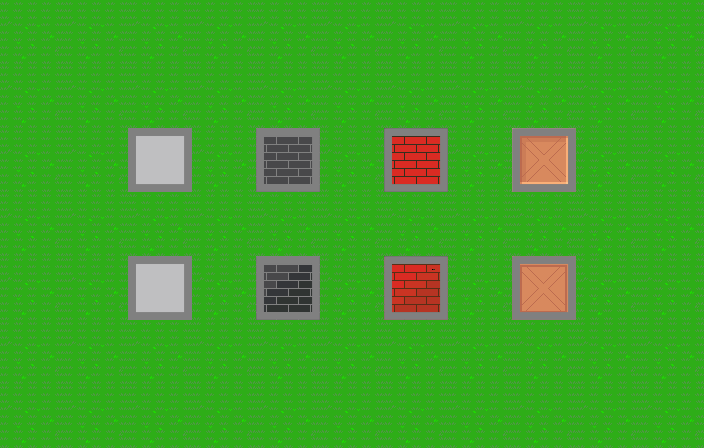

Tiled map render using the project's own tile images. Description and the whole map definition, tile-layer contents included, below:
An orthogonal 11x7 tile map with 64x64 px tiles, 4 tile layers (regions, input_DestructableWalls, input_UndestructableWalls, output_Collision), 11 tilesets.

<map version="1.0" orientation="orthogonal" renderorder="left-up" width="11" height="7" tilewidth="64" tileheight="64" nextobjectid="1">
 <tileset firstgid="1" name="DefGrass1" tilewidth="64" tileheight="64" tilecount="1" columns="1">
  <image source="DefGrass1.png" trans="ffffff" width="64" height="64" />
 </tileset>
 <tileset firstgid="2" name="DefGrass2" tilewidth="64" tileheight="64" tilecount="1" columns="1">
  <image source="DefGrass2.png" trans="ffffff" width="64" height="64" />
 </tileset>
 <tileset firstgid="3" name="DefWall1" tilewidth="64" tileheight="64" tilecount="2" columns="1">
  <image source="DefWall1.png" trans="ffffff" width="64" height="128" />
 </tileset>
 <tileset firstgid="5" name="DefWall1-1" tilewidth="64" tileheight="64" tilecount="2" columns="1">
  <image source="DefWall1-1.png" trans="ffffff" width="64" height="128" />
 </tileset>
 <tileset firstgid="7" name="DefGoal" tilewidth="64" tileheight="64" tilecount="4" columns="2">
  <image source="DefGoal.png" trans="ffffff" width="128" height="128" />
 </tileset>
 <tileset firstgid="11" name="DefShadow1" tilewidth="64" tileheight="64" tilecount="1" columns="1">
  <image source="DefShadow1.png" trans="ffffff" width="64" height="64" />
 </tileset>
 <tileset firstgid="12" name="DefShadow2" tilewidth="64" tileheight="64" tilecount="1" columns="1">
  <image source="DefShadow2.png" trans="ffffff" width="64" height="64" />
 </tileset>
 <tileset firstgid="13" name="DefShadow3" tilewidth="64" tileheight="64" tilecount="1" columns="1">
  <image source="DefShadow3.png" trans="ffffff" width="64" height="64" />
 </tileset>
 <tileset firstgid="14" name="square-outline-64" tilewidth="64" tileheight="64" tilecount="1" columns="1">
  <image source="tiles/square-outline-64.png" trans="003039" width="64" height="64" />
 </tileset>
 <tileset firstgid="15" name="DefWall2" tilewidth="64" tileheight="64" tilecount="2" columns="1">
  <image source="tiles/DefWall2.png" trans="003039" width="64" height="128" />
 </tileset>
 <tileset firstgid="17" name="DefWall3" tilewidth="64" tileheight="64" tilecount="2" columns="1">
  <image source="tiles/DefWall3.png" trans="003039" width="64" height="128" />
 </tileset>
 <layer name="regions" width="11" height="7">
  <data encoding="csv">
1,1,1,1,1,1,1,1,1,1,1,
1,1,1,1,1,1,1,1,1,1,1,
1,1,1,1,1,1,1,1,1,1,1,
1,1,1,1,1,1,1,1,1,1,1,
1,1,2,1,2,1,2,1,2,1,1,
1,1,1,1,1,1,1,1,1,1,1,
1,1,1,1,1,1,1,1,1,1,1
</data>
 </layer>
 <layer name="input_DestructableWalls" width="11" height="7">
  <data encoding="csv">
0,0,0,0,0,0,0,0,0,0,0,
0,0,0,0,0,0,0,0,0,0,0,
0,0,3,0,4,0,0,0,17,0,0,
0,0,0,0,0,0,0,0,0,0,0,
0,0,5,0,6,0,0,0,18,0,0,
0,0,0,0,0,0,0,0,0,0,0,
0,0,0,0,0,0,0,0,0,0,0
</data>
 </layer>
 <layer name="input_UndestructableWalls" width="11" height="7">
  <data encoding="csv">
0,0,0,0,0,0,0,0,0,0,0,
0,0,0,0,0,0,0,0,0,0,0,
0,0,0,0,0,0,15,0,0,0,0,
0,0,0,0,0,0,0,0,0,0,0,
0,0,0,0,0,0,16,0,0,0,0,
0,0,0,0,0,0,0,0,0,0,0,
0,0,0,0,0,0,0,0,0,0,0
</data>
 </layer>
 <layer name="output_Collision" width="11" height="7">
  <data encoding="csv">
0,0,0,0,0,0,0,0,0,0,0,
0,0,0,0,0,0,0,0,0,0,0,
0,0,14,0,14,0,14,0,14,0,0,
0,0,0,0,0,0,0,0,0,0,0,
0,0,14,0,14,0,14,0,14,0,0,
0,0,0,0,0,0,0,0,0,0,0,
0,0,0,0,0,0,0,0,0,0,0
</data>
 </layer>
</map>